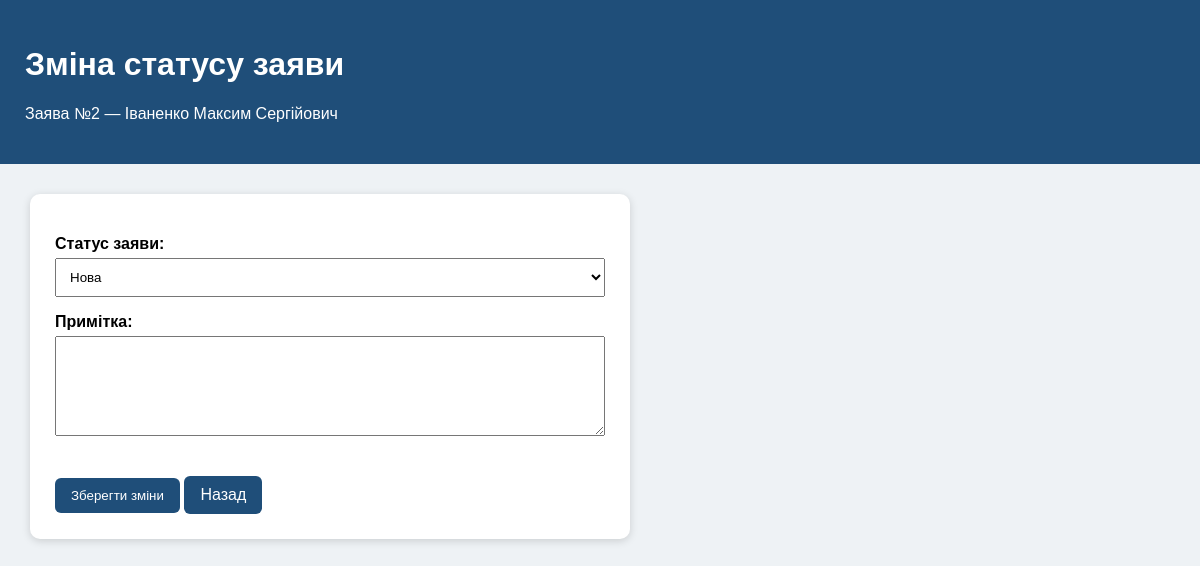
Screenshot of /applications/2/status/ (signed in) with the database file from the repository.
### records/models.py (models this page shows, shortened)
class Application(models.Model):
    STATUS_CHOICES = [
        ("new", "Нова"),
        ("processing", "В обробці"),
        ("waiting", "Очікує документи"),
        ("completed", "Виконана"),
        ("rejected", "Відхилена"),
    ]
    applicant = models.ForeignKey(
        Applicant,
        on_delete=models.CASCADE,
        verbose_name="Заявник"
    )
    service = models.ForeignKey(
        Service,
        on_delete=models.PROTECT,
        verbose_name="Послуга"
    )
    employee = models.ForeignKey(
        settings.AUTH_USER_MODEL,
        on_delete=models.SET_NULL,
        null=True,
        blank=True,
        verbose_name="Працівник"
    )
    department = models.ForeignKey(
        Department,
        on_delete=models.SET_NULL,
        null=True,
        blank=True,
        verbose_name="Підрозділ"
    )
    created_date = models.DateField("Дата подання")
    status = models.CharField(
        "Статус заяви",
        max_length=20,
        choices=STATUS_CHOICES,
        default="new"
    )
    note = models.TextField("Примітка", blank=True)
    class Meta:
        verbose_name = "Заява"
        verbose_name_plural = "Заяви"

class Applicant(models.Model):
    surname = models.CharField("Прізвище", max_length=50)
    name = models.CharField("Ім'я", max_length=50)
    patronymic = models.CharField("По батькові", max_length=50, blank=True)
    birth_date = models.DateField("Дата народження")
    document_number = models.CharField("Номер документа", max_length=30)
    phone = models.CharField("Телефон", max_length=20, blank=True)
    address = models.CharField("Адреса проживання", max_length=200)
    class Meta:
        verbose_name = "Заявник"
        verbose_name_plural = "Заявники"
    def __str__(self):
        return f"{self.surname} {self.name} {self.patronymic}"

### records/views.py (the view)
# urls.py: path("applications/<int:pk>/status/", views.application_update_status, name="application_update_status"),
@login_required
def application_update_status(request, pk):
    application = get_object_or_404(Application, pk=pk)
    if request.method == "POST":
        form = ApplicationStatusForm(request.POST, instance=application)
        if form.is_valid():
            form.save()
            return redirect("applications_list")
    else:
        form = ApplicationStatusForm(instance=application)
    context = {
        "form": form,
        "application": application,
    }
    return render(request, "records/application_status_form.html", context)

### records/forms.py
class ApplicationStatusForm(forms.ModelForm):
    class Meta:
        model = Application
        fields = [
            "status",
            "note",
        ]

### records/templates/records/application_status_form.html (shortened to what this page needs)
<!DOCTYPE html>
<html lang="uk">
<head>
</head>
<body>
    <div class="header">
        <h1>Зміна статусу заяви</h1>
        <p>Заява №{{ application.id }} — {{ application.applicant }}</p>
    </div>
    <div class="content">
        <form method="post">
            {{ form.as_p }}
            <button type="submit" class="button">Зберегти зміни</button>
            <a href="/applications/" class="button">Назад</a>
        </form>
    </div>
</body>
</html>

### records/templates/records/application_status_form.html (style rules this page uses)
body { font-family: Arial, sans-serif; background-color: #eef2f5; margin: 0; }
.header { background-color: #1f4e79; color: white; padding: 25px; }
.content { padding: 30px; }
form { background-color: white; padding: 25px; border-radius: 10px; width: 550px; box-shadow: 0 2px 8px rgba(0,0,0,0.15); }
label { display: block; margin-top: 12px; font-weight: bold; }
select, textarea { width: 100%; padding: 10px; margin-top: 5px; box-sizing: border-box; }
textarea { height: 100px; }
.button { display: inline-block; background-color: #1f4e79; color: white; padding: 10px 16px; text-decoration: none; border-radius: 6px; border: none; margin-top: 20px; cursor: pointer; }

### rows the page displays
Application: id "2", applicant "Іваненко Максим Сергійович", status "Нова"
